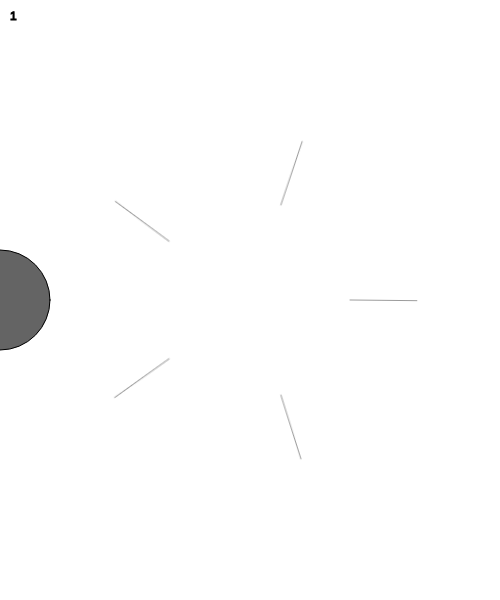
Frame 1 (no input)
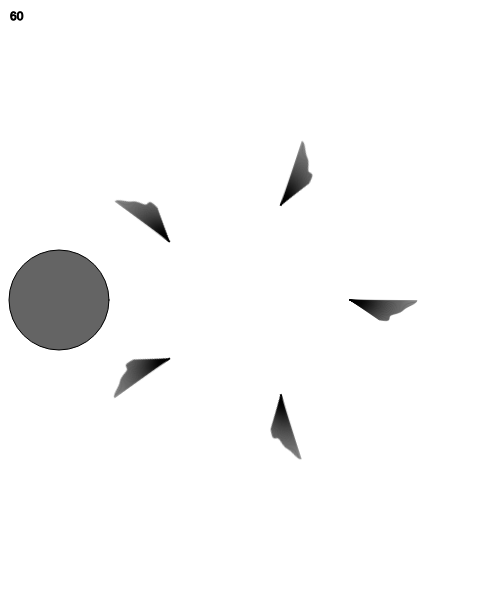
Frame 60 (no input)
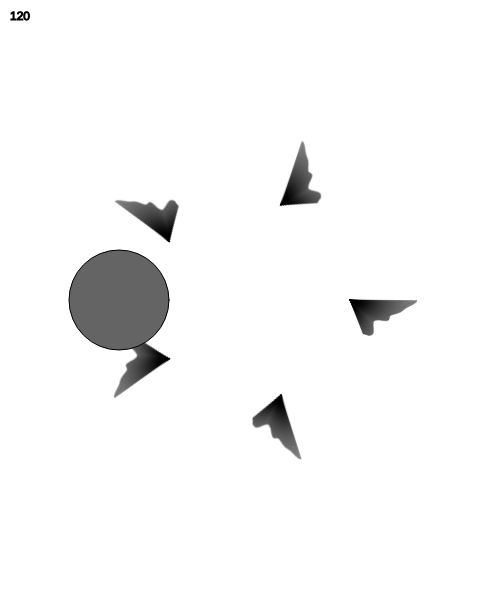
Frame 120 (the mouse pressed at the canvas centre since frame 60)

The p5.js sketch that drew these frames (run headless with seeded random() and noise() and a simulated clock; from frame 60 on, the mouse is pressed at the canvas centre):

// p5.js sketch
// ── sketch.js
var bx;
var by;

var pg; //pGraphic

function setup() {
  createCanvas(500, 600);
  bx = 0;
  by = height / 2;

  pg = createGraphics(400, 400); //create an extra canvas
  pg.pixelDensity(1);
  imageMode(CENTER);

}

function draw() {
  background(255);

  var noiseValue = noise(frameCount * 0.01) * 100;
  var x = cos(frameCount * 0.01) * noiseValue;
  var y = sin(frameCount * 0.01) * noiseValue;

  pg.push();
  pg.translate(pg.width / 2, pg.height / 2);
  pg.stroke(0, 100);
  pg.line(0, 0, x, y);
  pg.pop();
  
  for(var angle = 0; angle < 360; angle +=72){
    push();
    translate(width/2, height/2);
    rotate(radians(angle));
    image(pg, 0+100, 0);
    pop()
  }
  

  fill(100);
  stroke(0);
  ellipse(bx, by, 100, 100);
  bx++;

  fill(0);
  text(frameCount, 10, 20); //but the text can't be seen clearly. We need createGraphics to fix this. So we can show other info on the canvas
}
